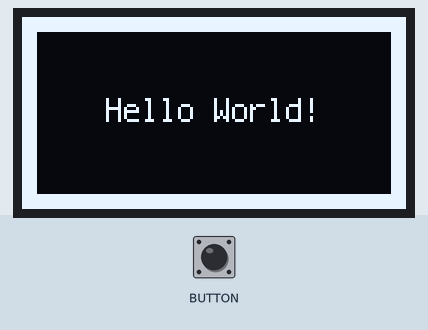
The program below on a simulated Raspberry Pi Pico running CircuitPython. On the bench: 128×64 one-colour display.

Above: at 0.1 s.

The program:

hello_world.py
```python
# Hello world on rp2040 with display on GP1 and GP0
# 2024/01/10

import board, time, busio, displayio, busdisplay, terminalio, digitalio
from adafruit_display_text import label
import adafruit_displayio_ssd1306

WIDTH  = 128
HEIGHT = 64
BORDER = 5

#busdisplay.release_displays()
displayio.release_displays()
i2c = busio.I2C(board.GP1, board.GP0)
display_bus = displayio.I2CDisplay(i2c, device_address=0x3c)
display = adafruit_displayio_ssd1306.SSD1306(display_bus, width=128, height=64)

splash = displayio.Group()
display.root_group = splash

color_bitmap = displayio.Bitmap(WIDTH, HEIGHT, 1)
color_palette = displayio.Palette(1)
color_palette[0] = 0xFFFFFF # White

bg_sprite = displayio.TileGrid(color_bitmap,
                               pixel_shader=color_palette,
                               x=0, y=0)
splash.append(bg_sprite)

# Draw a smaller inner rectangle
inner_bitmap = displayio.Bitmap(WIDTH-BORDER*2, HEIGHT-BORDER*2, 1)
inner_palette = displayio.Palette(1)
inner_palette[0] = 0x000000 # Black
inner_sprite = displayio.TileGrid(inner_bitmap,
                                  pixel_shader=inner_palette,
                                  x=BORDER, y=BORDER)
splash.append(inner_sprite)

# Draw a label
text = "Hello World!"
text_area = label.Label(terminalio.FONT, text=text, color=0xFFFFFF, x=28, y=HEIGHT//2-1)
splash.append(text_area)

BUTTON_OK = digitalio.DigitalInOut(board.BUTTON)
BUTTON_OK.direction = digitalio.Direction.INPUT
BUTTON_OK.pull   = digitalio.Pull.UP
while BUTTON_OK.value:
    pass
```
